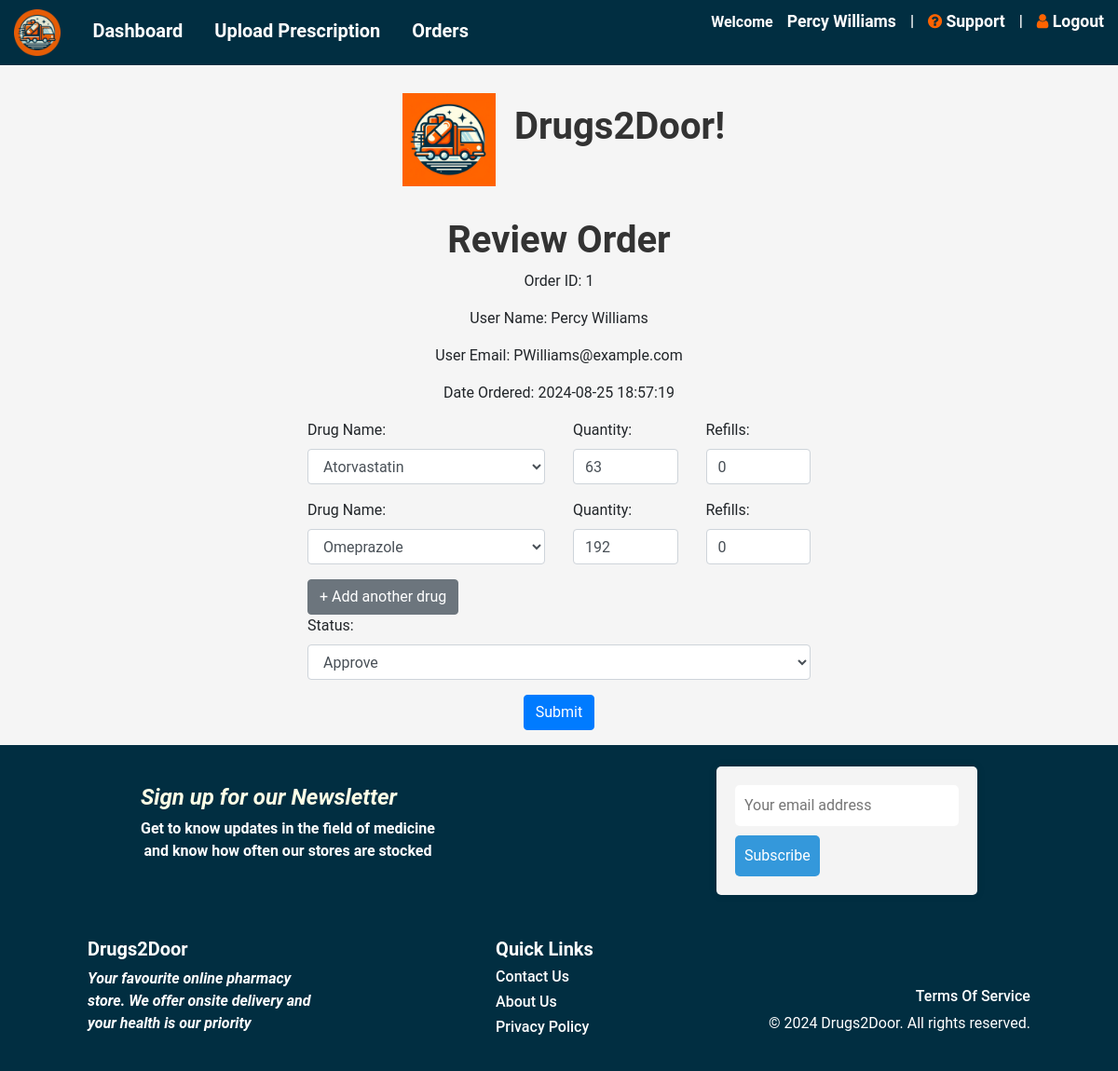
Screenshot of /review_order/1 (signed in) with the database file from the repository.
### models.py (models this page shows, shortened)
class User(db.Model):
  __tablename__ = 'users'
  id = db.Column(db.Integer, primary_key=True)
  name = db.Column(db.String(100), nullable=False)
  email = db.Column(db.String(120), unique=True, nullable=False)
  password = db.Column(db.String(128), nullable=False)
  address = db.Column(db.String(255), nullable=True)
  phone = db.Column(db.String(20))
  phn = db.Column(db.String(120), unique=True, nullable=False)
  role_id = db.Column(db.Integer, db.ForeignKey('roles.id'))
  @property
  def is_authenticated(self):
    return bool(self.password)
  orders = relationship('Order', backref='user')

class Order(db.Model):
  id = db.Column(Integer, primary_key=True)
  user_id = db.Column(db.Integer, ForeignKey('users.id'))
  items = relationship('DrugOrder', back_populates='order')

class DrugOrder(db.Model):
  id = db.Column(Integer, primary_key=True)
  order_id = db.Column(Integer, ForeignKey('order.id'), nullable=False)
  drug_id = db.Column(Integer, ForeignKey('drug.id'))
  quantity = db.Column(Integer)
  date_ordered = db.Column(DateTime, nullable=False)
  date_delivered = db.Column(DateTime)
  prescription_approved = db.Column(Boolean)  # NULL: not approved yet, True: approved, False: denied
  refills = db.Column(db.Integer, default=0)
  denyreason = db.Column(db.String(255), nullable=True)
  drug = relationship('Drug', back_populates='items')
  order = relationship('Order', back_populates='items')
  image_file = db.Column(db.String(120), nullable=True)
  paid = db.Column(Boolean, default=False, nullable=False)

### app.py (the view, shortened to what this page needs)
@app.route('/review_order/<int:order_id>', methods=['GET', 'POST'])
@login_required
def review_order(order_id):
    order = db.session.get(Order, order_id)
    drug_order = DrugOrder.query.filter_by(order_id=order.id).first()
    if order is None:
        flash('Order not found', 'error')
        return redirect(url_for('pharmacistdash'))
    drug_orders = order.items
    drugs = Drug.query.all()
    return render_template('review_order.html', order=order, drug_orders=drug_orders, drugs=drugs, drug_order=drug_order)

### app.py (called while the page is built)
@login_manager.user_loader
def load_user(user_id):
    return User.query.get(int(user_id))

### templates/review_order.html (shortened to what this page needs)
{% extends "base.html" %}
{% block content %}
  <h1 class="text-center">Review Order</h1>
  <div class="container">
    <div class="row justify-content-center">
      <div class="col-md-6">
        <form method="POST" id="OrderForm" action="{{ url_for('review_order', order_id=order.id) }}">
            <p class="text-center">Order ID: {{ order.id }}</p>
            <p class="text-center">User Name: {{ order.user.name }}</p>
            <p class="text-center">User Email: {{ order.user.email }}</p>
          {% if order.items %}
  <p class="text-center">Date Ordered: {{ order.items[0].date_ordered.strftime('%Y-%m-%d %H:%M:%S') }}</p>
{% else %}
  <p class="text-center">No items in this order.</p>
{% endif %}
          <div id="drugsContainer">
            {% for drug_order in drug_orders %}
              {% if drug_order is not none %}
                <div class="drug-group row">
                  <div class="form-group col-md-6">
                    <label for="drug_name">Drug Name:</label>
                    <select name="drug_orders-{{ drug_order.id }}-name" class="form-control">
                      {% for drug in drugs|sort(attribute='name') %}
                        <option value="{{ drug.name }}" {% if drug.name == drug_order.drug.name %} selected {% endif %}>
                          {{ drug.name }}
                        </option>
                      {% endfor %}
                    </select>
                  </div>
                  <div class="form-group col-md-3">
                    <label for="quantity">Quantity:</label>
                    <input type="number" name="drug_orders-{{ drug_order.id }}-quantity" value="{{ drug_order.quantity }}" min="0" class="form-control">
                  </div>
                  <div class="form-group col-md-3">
                    <label for="refills">Refills:</label>
                    <input type="number" name="drug_orders-{{ drug_order.id }}-refills" value="{{ drug_order.refills }}" min="0" class="form-control" required>
                  </div>
                </div>
              {% endif %}
            {% endfor %}
          </div>
          <button type="button" id="addDrugButton" class="btn btn-secondary">+ Add another drug</button>
          <div class="form-group">
            <label for="status">Status:</label>
            <select id="status" name="status" class="form-control" required>
              <option value="approved">Approve</option>
            </select>
          </div>
          <div class="form-group text-center">
          <button type="submit" class="btn btn-primary">Submit</button>
        </form>
      </div>
    </div>
  </div>
{% endblock %}

### templates/base.html (shortened to what this page needs)
<!doctype html>
<html lang="en">
<head>
    <link rel="stylesheet" href="https://stackpath.bootstrapcdn.com/bootstrap/4.3.1/css/bootstrap.min.css">
    <link rel="stylesheet" href="{{ url_for('static', filename='css/styles.css') }}">
    <link rel="stylesheet" href="https://stackpath.bootstrapcdn.com/bootstrap/4.3.1/css/bootstrap.min.css">
    <link rel="stylesheet" href="{{ url_for('static', filename='css/home.css') }}">
    <link rel="stylesheet" href="https://cdnjs.cloudflare.com/ajax/libs/font-awesome/4.7.0/css/font-awesome.min.css">
</head>
<body>
    <nav>
        <a href="{{ url_for('home') }}">
            <img src="{{ url_for('static', filename='images/logo2.png') }}" alt="Homepage Logo" class="img-fluid" style="max-width: 50px;">
        </a>
        {% if current_user.is_authenticated %}
        {% if current_user.role_id == 2 %}
        <a href="{{ url_for('dashboard') }}" class="h5">Dashboard</a>
        <a href="{{ url_for('upload') }}" class="h5">Upload Prescription</a>
        <a href="{{ url_for('orders') }}" class="h5">Orders</a>
            <div class="right-align d-flex align-items-center my-auto">
                <span>Welcome<a href="{{ url_for('userdetails') }}">{{ current_user.name }}</a></span> |
                <a href="{{ url_for('support') }}"><i class="fa fa-question-circle"></i> Support</a> |
                <a href="{{ url_for('logout') }}"> <i class="fa fa-user"></i> Logout</a>
                {% endif %}
            </div>
        {% endif %}
    </nav>
    {% if request.endpoint == 'home' %}
    <style>
        nav {
        background-color: #012E41;
        font-weight: bold;
    }
    </style>
        <div class="wrapper">
            <div class="header">
                <a href="{{ url_for('home') }}"><img src="{{ url_for('static', filename='images/logo.png') }}" alt="Drugs2Door Logo" class="logo"></a>
                <h1>Drugs2Door!</h1>
            </div>
            <div class="first-wrapper">
                <h1> Your Dose Delivered, Stat!</h1>
            </div>
            <div class="second-wrapper">
                <a href="{{ url_for('home') }}"><img src="{{ url_for('static', filename='images/main-1.svg') }}" alt="pharmacist handing over paperwork" class="vector"></a>
                <div>
                    <h4>Get your drugs at your doorstep</h4>
                    <ul>
                        <li>Get straight delivery to the doorstep</li>
                        <li>We deliver within 24hrs of request</li>
                        <li>We gurantee speedily response</li>
                    </ul>
                    <a href="{{ url_for('upload') if current_user.is_authenticated else url_for('login') }}">
                        <button class="button">
                            <div class="text">
                                Get Prescription
                            </div>
                            <img src="{{ url_for('static', filename='images/right-arrow.svg') }}" alt="arrow inside button">
                        </button>
                    </a>
                </div>
            </div>
            <div class="third-wrapper">
                <div>
                    <h4>Chat with Pharmacists</h4>
                    <ul>
                        <li>Easily Refill</li>
                        <li>24/7 Chat Box</li>
                        <li>Get Notified</li>
                    </ul>
                    <a href="/support">
                    <button class="button">
                        <div class="text">
                            Talk to a Pharmacist
                        </div>
                        <img src="{{ url_for('static', filename='images/right-arrow.svg') }}" alt="">
                    </button>
                    </a>
                </div>
                <a href="{{ url_for('home') }}"><img src="{{ url_for('static', filename='images/main-2.svg') }}" alt="pharmacist handing over paperwork" class="vector"></a>
            </div>
        </div>
    {% else %}
        <div class="header">
            <a href="{{ url_for('home') }}"><img src="{{ url_for('static', filename='images/logo.png') }}" alt="Drugs2Door Logo" class="logo"></a>
            <h1>Drugs2Door!</h1>
        </div>
    {% endif %}
    <br>
    {% block content %}{% endblock %}
    <footer class="foot">
        <div class="f-cont">
            <div class="signup">
                <h4>Sign up for our Newsletter</h4>
                <p>
                    Get to know updates in the field of medicine <br> and know how often our stores are stocked
                </p>
            </div>
            <div class="subscription-form" id="subs-form">
                    <input type="email" id="sub-email" name="email" placeholder="Your email address">
                    <button type="" onclick="showPopup()">Subscribe</button>
            </div>
        </div>
        <div class="second-container">
                <div class="inner-cont-1">
                    <h5>Drugs2Door</h5>
                    <p>
                        Your favourite online pharmacy store. We offer onsite delivery and your health is our priority
                    </p>
                </div>
                <div class="inner-cont-2">
                    <h5>Quick Links</h5>
                    <h6>Contact Us</h6>
                    <h6>About Us</h6>
                    <h6>Privacy Policy</h6>
                </div>
                <div class="inner-cont-3">
                    <p>&copy; 2024 Drugs2Door. All rights reserved.</p>
                    <h6>Terms Of Service</h6>
                </div>
        </div>
    </footer>
</body>
</html>

### static/css/styles.css (style rules this page uses)
:root { --orange: #FF6300; --bone: #FEFEE6; --navy: #012E41; }
body { font-family: Arial, sans-serif; margin: 0; padding: 0; background-color: #f4f4f4; display: flex; flex-direction: column; min-height: 100vh; }
nav { background-color: #333; color: #fff; padding: 10px 0; text-align: left; }
nav a { color: #fff; margin: 0 15px; text-decoration: none; font-size: 1.1em; }
h1 { color: #333; text-align: center; }
p { text-align: center; }
.logo { display: block; margin-top: 20px; margin-left: auto; margin-right: auto; margin-bottom: 0px; width: 300px; height: auto; padding: 10px; }
.right-align { float: right; }

### static/css/home.css (style rules this page uses)
body { background-color: #f5f5f5; font-family: Roboto, sans-serif; margin: 0; display: flex; flex-direction: column; min-height: 100vh; }
h1 { font-weight: 700; }
button { background-color: var(--bone); display: flex; flex-direction: row; justify-content: space-around; padding: 0.5em 0.5em; }
.foot { background-color: var(--navy); display: flex; height: 350px; justify-content: space-around; color: #FFF; flex-direction: column; margin-top: auto; }
.f-cont { display: flex; align-items: center; flex-direction: row; justify-content: space-around; }
.f-cont > div > h4 { font-weight: bolder; font-style: italic; color: var(--bone); }
.signup { flex-direction: column; }
.signup p { font-weight: bold; }
.subscription-form { background-color: #f4f4f4; padding: 20px; border-radius: 5px; box-shadow: 0px 0px 10px 0px rgba(0,0,0,0.1); }
.subscription-form input[type="email"] { padding: 10px; border: none; border-radius: 5px; margin-bottom: 10px; }
.subscription-form button { padding: 10px; border: none; border-radius: 5px; background-color: #3498db; color: white; cursor: pointer; }
.second-container { display: flex; justify-content: space-around; align-items: center; }
.inner-cont-1 { display: flex; flex-direction: column; width: 250px; text-align: left; }
.inner-cont-1 p { text-align: left; font-weight: bold; font-style: italic; }
.inner-cont-1 h5 { font-weight: bold; }
.inner-cont-2 { display: flex; flex-direction: column; text-align: left; height: 120px; }
.inner-cont-2 h5 { font-weight: bold; }
.inner-cont-3 { display: flex; flex-direction: column-reverse; text-align: right; height: 120px; }

### templates/base.html (style rules this page uses)
.logo { height: 120px; width: 120px; margin-right: 10px; }
.header { display: flex; align-items: center; justify-content: center; text-align: center; }
.right-align { float: right; font-weight: bold; }
nav { background-color: #012E41; font-weight: bold; }
.fa-user { color:#FF6300 }
.fa-question-circle { color:#FF6300 }
.h5 { font-weight: bold; }

### rows the page displays
User: name "Percy Williams", user.name "Percy Williams", user.email "PWilliams@example.com"
Order: id "1"
DrugOrder: date_ordered "2024-08-25 18:57:19", quantity "63", refills "0"
DrugOrder: quantity "192", refills "0"

### other values shown
form field value "Atorvastatin"
form field value "Omeprazole"
